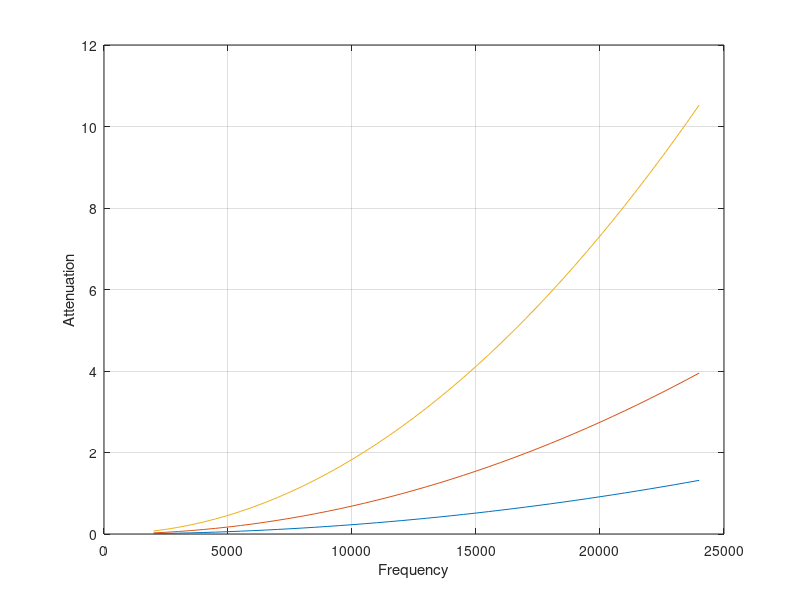

MATLAB code to generate this figure:
clc; clear all;
V=1500;
Vsquare= V^2;
tau1= 0.02* 10^-6;
%i=1
alpha = zeros(1,37);
f= 2000:500:24000
%f= 2:0.5:20
omega=2*pi*f
for i=1:1:45
omegasquare= omega(i).^2;
Vp1=(sqrt(2)*V)/(omega(i)*tau1)
Vp2=(1+ omegasquare*(tau1^2))*(sqrt(1+omegasquare*(tau1^2))-1)
Vp=Vp1*sqrt(Vp2)
%Vp=V.*(1+ ((3*omegasquare*(tau1.^2))/8) );
alpha(i) = (omegasquare * tau1 * Vp) / (2*Vsquare*( 1+ omegasquare * (tau1.^2)));
alpha(i) = alpha(i)*20*log10(exp(1))
i=i+1;
end
plot (f, alpha)
grid on
hold on


tau2= 0.06* 10^-6;
alpha = zeros(1,37);
f= 2000:500:24000
omega=2*pi*f
for i=1:1:45
omegasquare= omega(i).^2;
Vp1=(sqrt(2)*V)/(omega(i)*tau1)
Vp2=(1+ omegasquare*(tau1^2))*(sqrt(1+omegasquare*(tau1^2))-1)
Vp=Vp1*sqrt(Vp2)
%Vp=V.*(1+ ((3*omegasquare*(tau2.^2))/8) );
alpha(i) = (omegasquare * tau2 * Vp) / (2*Vsquare*( 1+ omegasquare * (tau2.^2)));
alpha(i) = alpha(i)*20*log10(exp(1))
i=i+1;
end
plot (f, alpha)
grid on
hold on 



tau3= 0.16* 10^-6;
alpha = zeros(1,37);
f= 2000:500:24000
omega=2*pi*f
for i=1:1:45
omegasquare= omega(i).^2;
Vp1=(sqrt(2)*V)/(omega(i)*tau1)
Vp2=(1+ omegasquare*(tau1^2))*(sqrt(1+omegasquare*(tau1^2))-1)
Vp=Vp1*sqrt(Vp2)
%Vp=V.*(1+ ((3*omegasquare*(tau3.^2))/8) );
alpha(i) = (omegasquare * tau3 * Vp) / (2*Vsquare*( 1+ omegasquare * (tau3.^2)));
alpha(i) = alpha(i)*20*log10(exp(1))
i=i+1;
end
plot (f, alpha)
grid on

xlabel('Frequency')
ylabel('Attenuation')
